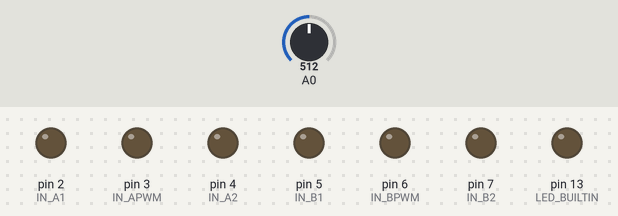
The sketch below on a simulated Arduino Uno, built with avr-gcc and run on an emulated ATmega328P. Shown: output pins drawn as LEDs (lit = HIGH). Inputs (shaded band) come from the test bench; at power-on: A0 = 512.

Above: at 1.3 s.
1.4 s: A0 set to 7
2.9 s: A0 set to 4
At 3.0 s:
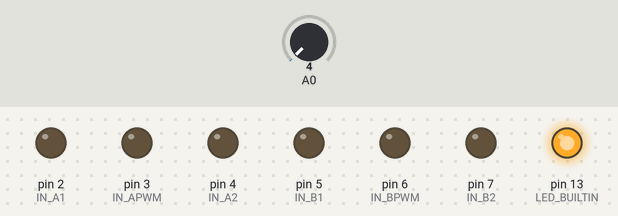
At 4.1 s:
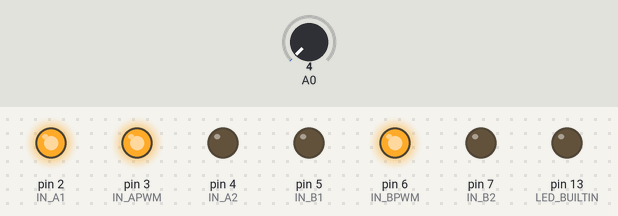
Timing chart, 0 to 24.8 s (numbered marks = the images above; inputs shaded):
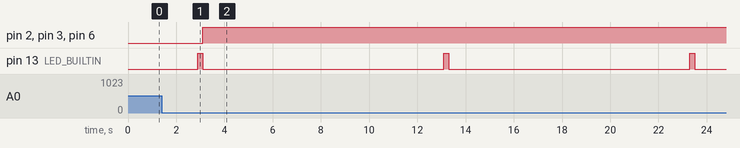

Measured:
- the behaviour switches between 6 and 5 on A0 (found by bisection; images 0 and 1)
- after the input at 1.4 s, every drawn part: stays the same
- after the input at 2.9 s, pin 2 (IN_A1), pin 3 (IN_APWM), pin 6 (IN_BPWM): LOW → HIGH after 0.20 s; pin 13 (LED_BUILTIN): alternates HIGH for 0.20 s and LOW for 10.0 s, starting at once

The sketch:

chibasan_hand.ino
```cpp
const int chattering_WT = 200;
const int double_Tap_WT = 2500;
const int mic_Active1 = 5;
const int mic_Active2 = 5;
const int PWM_val1 =80;
const int PWM_val2 = 90;
const int IN_A1 = 2;
const int IN_APWM = 3;
const int IN_A2 = 4;
const int IN_B1 = 5;
const int IN_BPWM = 6;
const int IN_B2 = 7;
char LED_state = 0;
unsigned int counter = 0;

void setup() {
  pinMode(LED_BUILTIN, OUTPUT);
  digitalWrite(LED_BUILTIN, LOW);
  pinMode(IN_A1, OUTPUT);
  pinMode(IN_APWM, OUTPUT);
  pinMode(IN_A2, OUTPUT);
  pinMode(IN_B1, OUTPUT);
  pinMode(IN_BPWM, OUTPUT);
  pinMode(IN_B2, OUTPUT);
  digitalWrite(IN_A1, LOW);
  digitalWrite(IN_APWM, LOW);
  digitalWrite(IN_A2, LOW);
  digitalWrite(IN_B1, LOW);
  digitalWrite(IN_BPWM, LOW);
  digitalWrite(IN_B2, LOW);
}

void loop() {
  if(analogRead(A0) <= mic_Active1){

    digitalWrite(LED_BUILTIN, HIGH);

    delay(chattering_WT);
    for(int i=0 ; i<=double_Tap_WT ; i++){

      if(analogRead(A0) <= mic_Active2){
        break;
      }
      else{
        LED_state = 0;
        counter = 1500;
      }
    }
  digitalWrite(LED_BUILTIN, LED_state);
  digitalWrite(IN_APWM, LOW);
  digitalWrite(IN_BPWM, LOW);
  digitalWrite(IN_A2, LED_state == 1 ? HIGH : LOW);
  digitalWrite(IN_A1, LED_state == 1 ? LOW : HIGH);
  digitalWrite(IN_B2, LED_state == 1 ? LOW : LOW);
  digitalWrite(IN_A1, LED_state == 1 ? HIGH : HIGH);
  digitalWrite(IN_APWM, PWM_val1);
  digitalWrite(IN_BPWM, PWM_val2);
  delay(10000);//タイヤ駆動時間//
  counter = 1500;
}
if (counter < 0){
  digitalWrite(IN_APWM, LOW);
  digitalWrite(IN_BPWM, LOW);
}
else if(counter < 1){
   digitalWrite(IN_APWM, LOW);
   digitalWrite(IN_BPWM, LOW);
   delay(500);
    counter --;
  }
  else{
    counter --;
  }
}
```
